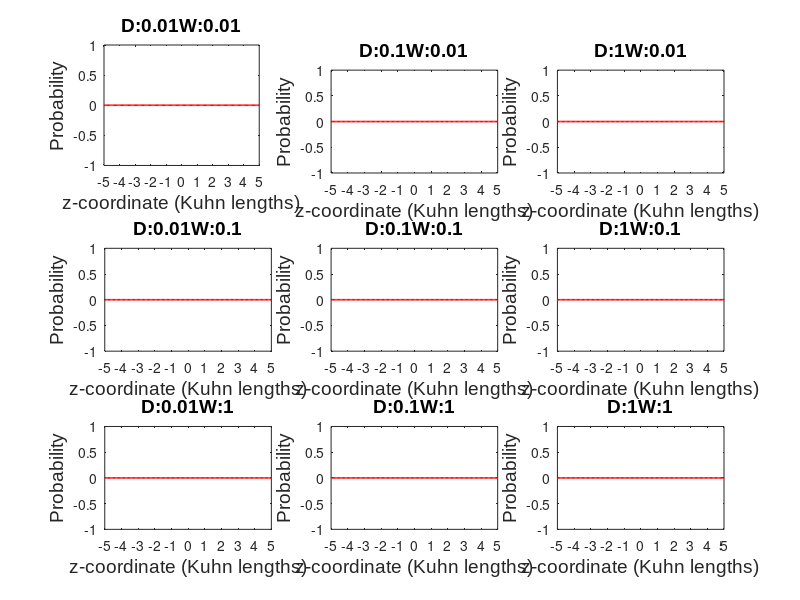
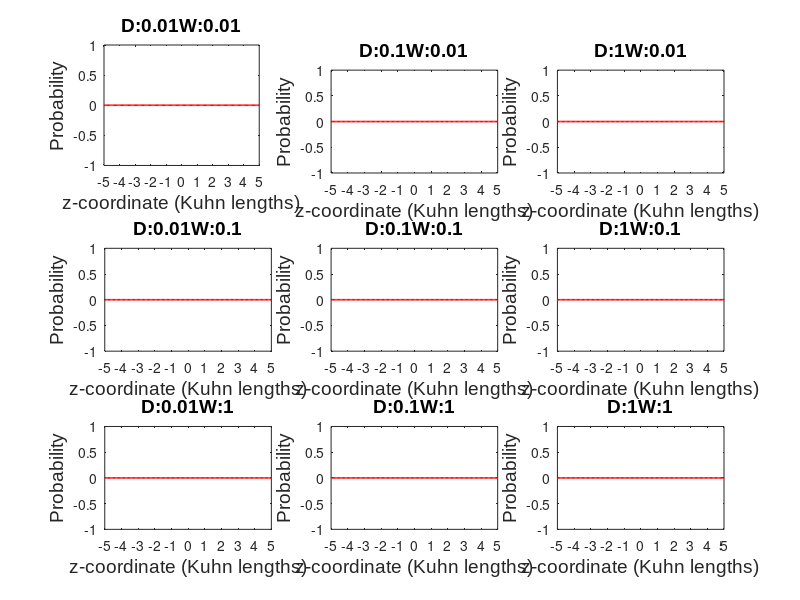
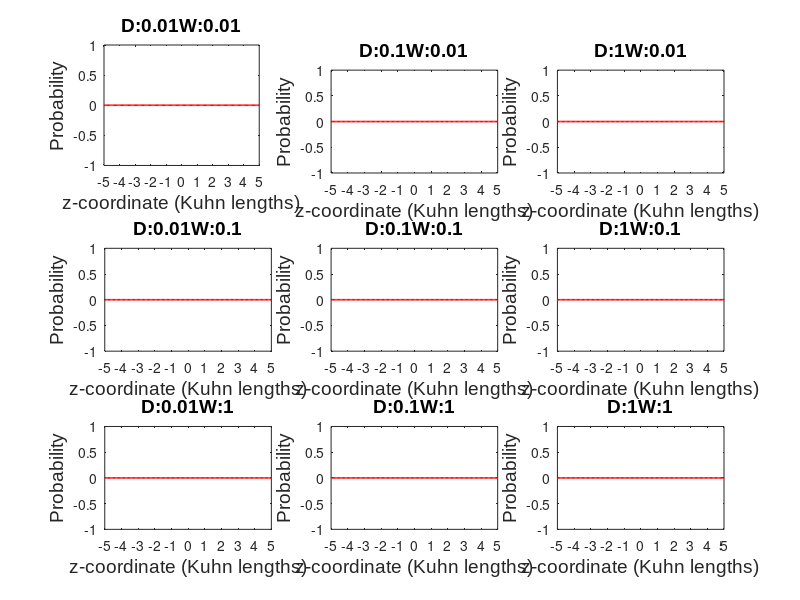
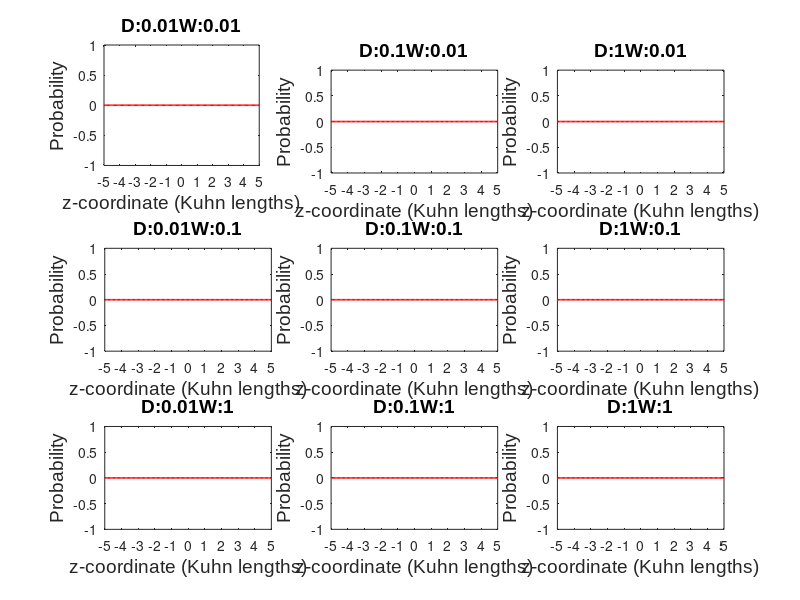

These charts were generated, in order, by the following MATLAB code:
%% Look at polymer location distributions for Electrostatics

clear all;
close all;

%% Initialize parameters

ZETA = 1;

if(ZETA)
    combinations=64;
    N=113;
    iSiteTotal = 6;
else
    combinations = 4;
    N = 57;
    iSiteTotal = 2;
end

NTCHECK = 200000;
NBINS = 3000;
KBT = 4.14;
BinSize = 2*N/NBINS;
bSiteTotal = 0;
model = 1;
save = 0;
    
folder = '~/Documents/pub/lclemens/polymer-c_runs';
%folder = '~/Documents/polymer-c_runs';

saveFolder = '~/Documents/polymer-c_data_and_figures/CD3Zeta_Electrostatics/20171207';
    
switch (model)
    
    case 1
        subfolder = '20171121CD3ZetaElectrostaticsSweep1/Dephos';
        filenamePrefix = 'CD3ZetaElectrostatics';
        
        PD = 10.^(-2:1:2);  % parabola depth
        PW = 10.^(-2:1:2);  % parabola width
        WK = 10.^(-2:1:2);  % wall parabola k
        ER = 10.^(-2:1:2);  % repulsive energy multiplier
        ZR = 10.^(-2:1:2);  % repulsive energy exponent multiplier

end
    
%% Read Files

fileDoesNotExist=0;
distributionData = zeros(length(PD),length(PW),iSiteTotal+1,NBINS);

for k = [1 3 5]
    for w = [1 3 5]
        for d = [1 3 5]
            for e = 1:length(ER)
                for z = 1:length(ZR)
                    
                    %% Open file and retrieve distribution data
                    switch (model)
                        case 1
                            filename = strcat(filenamePrefix,'.','PD','.',num2str(d),'PW','.',num2str(w),'WK','.',num2str(k),'ER','.',num2str(e),'ZR','.',num2str(z));      
                    end

                    if(exist(fullfile(folder,subfolder,filename))~=0)

                        M = dlmread(fullfile(folder,subfolder,filename));
                        if (ZETA)
                            ntTotal = M(1,12);
                        else
                            ntTotal = M(1,8);
                        end

                        for i=1:1:iSiteTotal+1
                            if (ZETA)
                                start = 7+9+4*iSiteTotal+3+bSiteTotal+(i-1)*NBINS+1;  
                            else
                                start = 3+9+4*iSiteTotal+3+bSiteTotal+(i-1)*NBINS+1;    
                            end
                            distributionData(d,w,i,:) = M(1,start:start+NBINS-1)./(ntTotal-NTCHECK);
                        end
                    else
                        fileDoesNotExist=fileDoesNotExist+1;
                        disp(filename);
                    end

                end
            end
        end
    end

    %% Plot histograms

    bins = 0:1:NBINS-1;
    xaxis = -N+bins.*BinSize;

    for d=1:1:3
        for w=1:1:3
            for i=1:iSiteTotal+1
                plotData = reshape(distributionData(d,w,i,:),[NBINS,1]);
                figure((k-1)*(iSiteTotal+1)+i); hold on;
                %subplot(length(PW),length(PD),d+length(PD)*(w-1));
                subplot(3,3,d+3*(w-1));
                plot(xaxis,plotData,'-r','LineWidth',1.2);
                xlim([-5,5]);
                xticks([-5 -4 -3 -2 -1 0 1 2 3 4 5]);
                title1 = strcat('D: ', num2str(PD(d)), 'W: ', num2str(PW(w)));
                set(gcf,'units','centimeters','position',[1,4,60,46]);
                disp(i);
                disp((k-1)*(iSiteTotal+1)+i);
                xlabel1 = 'z-coordinate (Kuhn lengths)';
                ylabel1 = 'Probability';
                %maxData(j)=max([maxData(j);plotData(:)]);
    %         
    %             if(i==iSiteTotal+1)
    %                 title1 = strcat('Distribution of Polymer Tip');
    %             else
    %                 title1 = strcat('Distribution of Tyrosine: ', num2str(i));
    %             end

                xlabel(xlabel1,'FontName','Arial','FontSize',14);
                ylabel(ylabel1,'FontName','Arial','FontSize',14);
                title(title1,'FontName','Arial','FontSize',14);
            end
        end
    end

    %% Plot energy diagrams
    if (0)
        for d=1:length(PD)
            for w=1:length(PW)
                for i=2

                    plotData = reshape(distributionData(d,w,i,:),[NBINS,1]);
                    figure(((k-1)*(iSiteTotal+1)+i)*100); hold on;
                    subplot(length(PW),length(PD),d+length(PD)*(w-1));

                    plot(xaxis,KBT*log(plotData),'-r');
                    xlim([-20,20]);
                    ylabel('pNnm');
                    title(strcat('D: ', num2str(PD(d)), 'W: ', num2str(PW(w))));
                    set(gcf,'units','centimeters','position',[1,4,60,46]);

                end
            end
        end
    end

    %% Save Figures

    if (save)


        switch (model)
            case 1
                saveSubFolder = 'HarwallPiecewiseBasicsY';
        end

        for i=15:21
            figure(i); 
            saveName = strcat('DistributioniSite',num2str(i-14));
            saveas(gcf,fullfile(saveFolder,saveSubFolder,saveName),'fig');
            saveas(gcf,fullfile(saveFolder,saveSubFolder,saveName),'epsc');
        end
        if (0)
        for i=11:17
            figure(i); 
            saveName = strcat('EnergyBarrieriSite',num2str(i-10));
            saveas(gcf,fullfile(saveFolder,saveSubFolder,saveName),'fig');
            saveas(gcf,fullfile(saveFolder,saveSubFolder,saveName),'epsc');
        end
        end

    end
end

